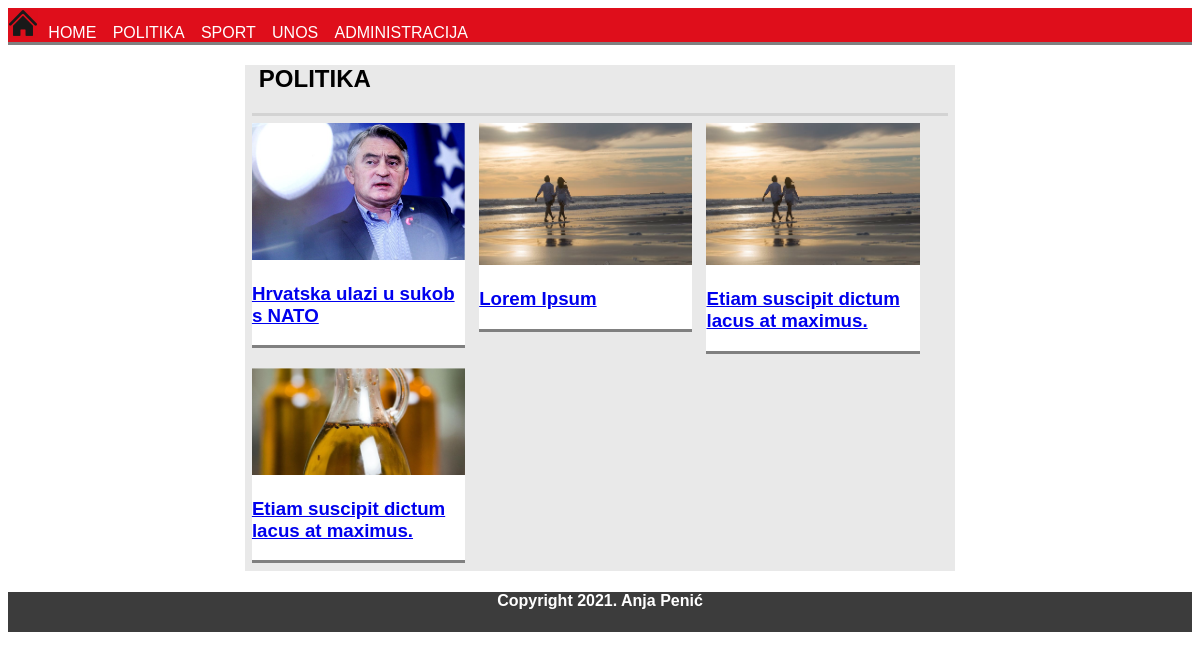
Screenshot of /kategorija.php?kategorija=politika with the database file from the repository.
### tables this page shows
CREATE TABLE `clanci` (
  `id` int(11) NOT NULL,
  `datum` date NOT NULL,
  `naslov` varchar(64) NOT NULL,
  `sazetak` text NOT NULL,
  `tekst` text NOT NULL,
  `slika` varchar(64) NOT NULL,
  `kategorija` varchar(64) NOT NULL,
  `arhiva` tinyint(4) NOT NULL
);

### kategorija.php (the view, shortened to what this page needs)
<!DOCTYPE html>
<html>
<head>
    <link rel="stylesheet" type="text/css" href="style.css">
</head>
<body>
    <header>
        <div id="navigacijadiv">
        <nav id="navigacija">
            <a id="mopo" href="#"><img src="home.png"></a>
            <a class="navlink" href="projektindex.php">HOME</a>
            <a class="navlink" href="kategorija.php?kategorija=politika">POLITIKA</a>
            <a class="navlink" href="kategorija.php?kategorija=sport">SPORT</a>
            <a class="navlink" href="unos.html">UNOS</a>
            <a class="navlink" href="administracija.php">ADMINISTRACIJA</a>
        </nav>
        </div>
    </header>
    <?php
        include 'connect.php';
    ?>
    <div id="main">
        <div class="politika">
            <div class="podcrta">
                <h2 class="naslov2">POLITIKA</h2>
            </div>
            <?php
                $kategorija=$_GET['kategorija'];
                $query = "SELECT * FROM clanci WHERE kategorija='$kategorija' ORDER BY id DESC";
                $result = mysqli_query($dbc, $query);
                while($row = mysqli_fetch_array($result)) {
                    echo '<article class="reiseartikl">';
                    echo '<img class ="slika" src="'.$row['slika'].'">';
                    echo '<a href="clanak.php?id='.$row['id'].'">';
                    echo '<h3 class="naslov">';
                    echo  $row['naslov'];
                    echo '</a></h3>';
                    echo '</article>';
 };
 ?>
        </div>
    </div>
    <footer id="podnozje">
        <h4 id="copyright" >Copyright 2021. Anja Penić</h4>
    </footer>
</body>
</html>

### style.css (style rules this page uses)
.reiseartikl { width: 30%; float: left; border-bottom: grey solid; margin: 1%; background-color: white; }
.naslov2 { margin-left: 1%; margin-top: 20px; }
.podcrta { width: 98%; margin: 0 auto; border-bottom: lightgray solid; }
#main, #glavni { background-color: #E9E9E9; margin: 0 auto; width: 60%; font-family:Arial, Helvetica, sans-serif; }
.slika { width: 100%; height: 100%; object-fit: fill; }
#navigacija { width: 100%; height: 50%; background-color: #df0e1b; font-family: Arial, Helvetica, sans-serif; }
#navigacijadiv { width: 100%; background-color: white; border-bottom: gray solid; }
.navlink { display: inline; margin-inline: 0.5%; color: white; text-decoration: none; }
#podnozje { width: 100%; height: 40px; background-color: #3c3c3c; color: white; text-align: center; text-size-adjust: 50%; font-family: Arial, Helvetica, sans-serif; }
#mopo { max-height: 30px; }

### rows the page displays
clanci: slika (picture), naslov "Hrvatska ulazi u sukob s NATO"
clanci: slika (picture), naslov "Lorem Ipsum"
clanci: slika (picture), naslov "Etiam suscipit dictum lacus at maximus."
clanci: slika (picture), naslov "Etiam suscipit dictum lacus at maximus."
